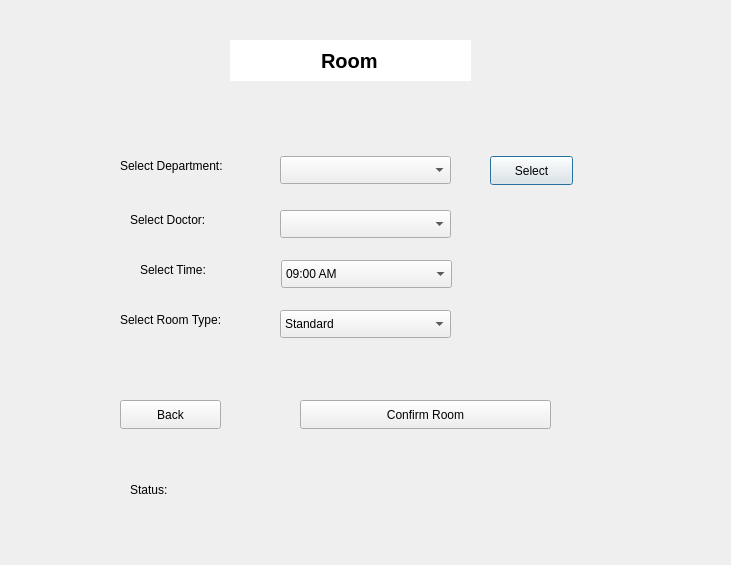
<?xml version="1.0" encoding="UTF-8"?>
<ui version="4.0">
 <class>BookRoomWindow</class>
 <widget class="QDialog" name="BookRoomWindow">
  <property name="geometry">
   <rect>
    <x>0</x>
    <y>0</y>
    <width>731</width>
    <height>565</height>
   </rect>
  </property>
  <property name="windowTitle">
   <string>Dialog</string>
  </property>
  <widget class="QLineEdit" name="roomTitle">
   <property name="geometry">
    <rect>
     <x>230</x>
     <y>40</y>
     <width>241</width>
     <height>41</height>
    </rect>
   </property>
   <property name="font">
    <font>
     <pointsize>15</pointsize>
     <bold>true</bold>
    </font>
   </property>
   <property name="text">
    <string>Room</string>
   </property>
   <property name="frame">
    <bool>false</bool>
   </property>
   <property name="alignment">
    <set>Qt::AlignCenter</set>
   </property>
   <property name="readOnly">
    <bool>true</bool>
   </property>
  </widget>
  <widget class="QComboBox" name="doctorsComboBox">
   <property name="geometry">
    <rect>
     <x>280</x>
     <y>210</y>
     <width>171</width>
     <height>28</height>
    </rect>
   </property>
  </widget>
  <widget class="QPushButton" name="selectDepartmentButton">
   <property name="geometry">
    <rect>
     <x>490</x>
     <y>156</y>
     <width>83</width>
     <height>29</height>
    </rect>
   </property>
   <property name="text">
    <string>Select</string>
   </property>
  </widget>
  <widget class="QComboBox" name="departmentsComboBox">
   <property name="geometry">
    <rect>
     <x>280</x>
     <y>156</y>
     <width>171</width>
     <height>28</height>
    </rect>
   </property>
  </widget>
  <widget class="QLabel" name="selectDoctorTitle">
   <property name="geometry">
    <rect>
     <x>130</x>
     <y>210</y>
     <width>111</width>
     <height>20</height>
    </rect>
   </property>
   <property name="text">
    <string>Select Doctor:</string>
   </property>
  </widget>
  <widget class="QPushButton" name="confirmRoomButton">
   <property name="geometry">
    <rect>
     <x>300</x>
     <y>400</y>
     <width>251</width>
     <height>29</height>
    </rect>
   </property>
   <property name="text">
    <string>Confirm Room</string>
   </property>
  </widget>
  <widget class="QLabel" name="selectDepartmentTitle">
   <property name="geometry">
    <rect>
     <x>120</x>
     <y>156</y>
     <width>141</width>
     <height>20</height>
    </rect>
   </property>
   <property name="text">
    <string>Select Department:</string>
   </property>
  </widget>
  <widget class="QLabel" name="selectRoomTypeTitle">
   <property name="geometry">
    <rect>
     <x>120</x>
     <y>310</y>
     <width>131</width>
     <height>20</height>
    </rect>
   </property>
   <property name="text">
    <string>Select Room Type:</string>
   </property>
  </widget>
  <widget class="QLabel" name="selectTimeTitle">
   <property name="geometry">
    <rect>
     <x>140</x>
     <y>260</y>
     <width>81</width>
     <height>20</height>
    </rect>
   </property>
   <property name="text">
    <string>Select Time:</string>
   </property>
  </widget>
  <widget class="QComboBox" name="timesComboBox">
   <property name="geometry">
    <rect>
     <x>281</x>
     <y>260</y>
     <width>171</width>
     <height>28</height>
    </rect>
   </property>
   <item>
    <property name="text">
     <string>09:00 AM</string>
    </property>
   </item>
   <item>
    <property name="text">
     <string>10:00 AM</string>
    </property>
   </item>
   <item>
    <property name="text">
     <string>11:00 AM</string>
    </property>
   </item>
   <item>
    <property name="text">
     <string>12:00 PM</string>
    </property>
   </item>
   <item>
    <property name="text">
     <string>01:00 PM</string>
    </property>
   </item>
   <item>
    <property name="text">
     <string>02:00 PM</string>
    </property>
   </item>
   <item>
    <property name="text">
     <string>03:00 PM</string>
    </property>
   </item>
  </widget>
  <widget class="QComboBox" name="roomTypesComboBox">
   <property name="geometry">
    <rect>
     <x>280</x>
     <y>310</y>
     <width>171</width>
     <height>28</height>
    </rect>
   </property>
   <item>
    <property name="text">
     <string>Standard</string>
    </property>
   </item>
   <item>
    <property name="text">
     <string>Suit</string>
    </property>
   </item>
   <item>
    <property name="text">
     <string>VIP</string>
    </property>
   </item>
  </widget>
  <widget class="QLabel" name="statusTitle">
   <property name="geometry">
    <rect>
     <x>130</x>
     <y>480</y>
     <width>381</width>
     <height>20</height>
    </rect>
   </property>
   <property name="text">
    <string>Status:</string>
   </property>
  </widget>
  <widget class="QPushButton" name="backButton">
   <property name="geometry">
    <rect>
     <x>120</x>
     <y>400</y>
     <width>101</width>
     <height>29</height>
    </rect>
   </property>
   <property name="text">
    <string>Back</string>
   </property>
  </widget>
 </widget>
 <resources/>
 <connections/>
</ui>
